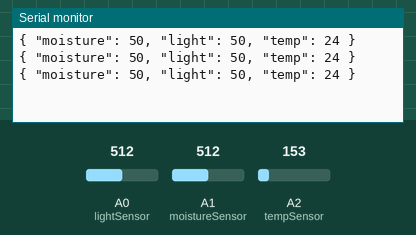
Simulated run of this sketch. Board: Arduino Uno, built with avr-gcc and run on an emulated ATmega328P. Parts: the last lines printed to the serial monitor. The inputs (shaded band) are chosen by the test bench; at power-on: A2 (tempSensor) = 153, A0 (lightSensor) = 512, A1 (moistureSensor) = 512.

Above: at 1.3 s.
1.4 s: A2 (tempSensor) set to 165
At 1.9 s:
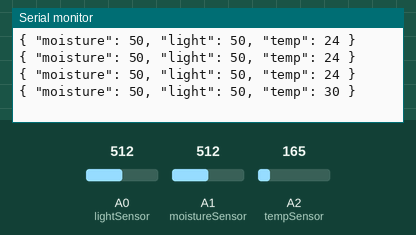
2.9 s: A0 (lightSensor) set to 716
At 3.4 s:
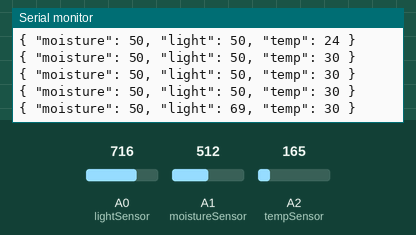
4.4 s: A1 (moistureSensor) set to 716
At 4.9 s:
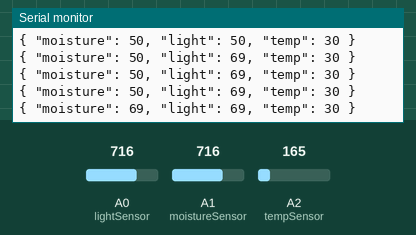
5.9 s: A2 (tempSensor) set to 175
At 6.4 s:
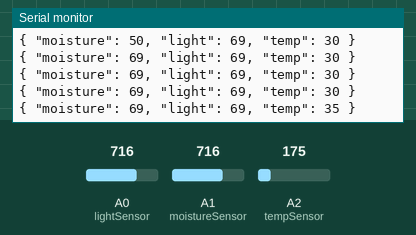
7.4 s: A0 (lightSensor) set to 900
At 7.9 s:
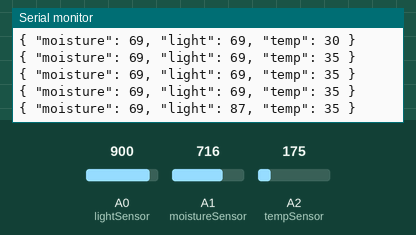
8.9 s: A1 (moistureSensor) set to 900
At 9.4 s:
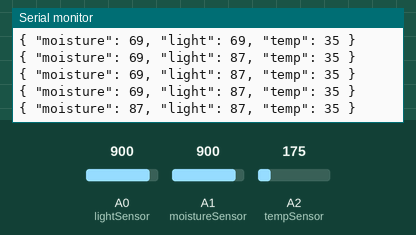
Timing chart, 0 to 11.4 s (numbered marks = the images above; inputs shaded):
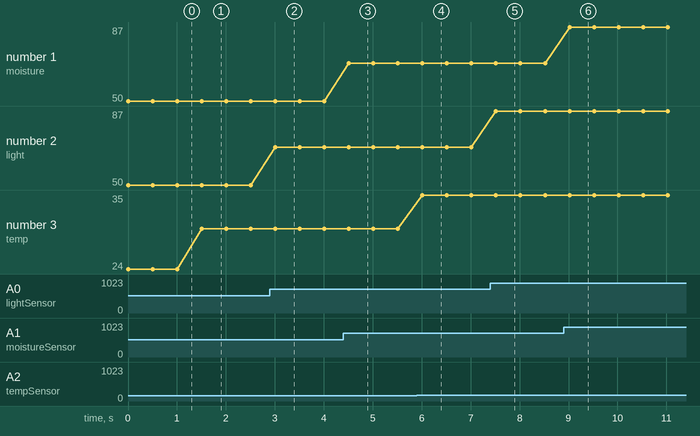

Measured:
- after the input at 1.4 s, the serial monitor: prints a new line after 0.10 s (image 1)
- after the input at 2.9 s, the serial monitor: prints a new line after 0.11 s (image 2)
- after the input at 4.4 s, the serial monitor: prints a new line after 0.11 s (image 3)
- after the input at 5.9 s, the serial monitor: prints a new line after 0.11 s (image 4)
- after the input at 7.4 s, the serial monitor: prints a new line after 0.12 s (image 5)
- after the input at 8.9 s, the serial monitor: prints a new line after 0.12 s (image 6)
- plotted number 2: 50 → 69 after the input at 2.9 s, 69 → 87 after the input at 7.4 s
- plotted number 3: 24 → 30 after the input at 1.4 s, 30 → 35 after the input at 5.9 s

The sketch:

plant_music.ino
```cpp
int lightSensor = A0;
int moistureSensor = A1;
int tempSensor = A2;
int minInput = 0;
int maxInput = 1023;

// int photoresistorSizeInSqInches = 0.20
// int photoresistorSizeInSqMeters = 0.00016129

void setup() {
  Serial.begin(9600);
}

void loop() {
  int moisture = toPercent(analogRead(moistureSensor));
  int light = toPercent(analogRead(lightSensor));
  int temp = toDegreesCelcius(analogRead(tempSensor));
  printJson(moisture, light, temp);
  delay(500);
}

void printJson(int moisture, int light, int temp) {
  Serial.print("{ \"moisture\": ");
  Serial.print(moisture);
  Serial.print(", \"light\": ");
  Serial.print(light);
  Serial.print(", \"temp\": ");
  Serial.print(temp);
  Serial.println(" }");
}

int toPercent(int value) {
  return map(value, minInput, maxInput, 0, 100);
}

int toDegreesCelcius(int temp) {
  float voltage = (temp / 1024.0) * 5.0;
  float temperature = (voltage - .5) * 100;
  return temperature;
}
```
